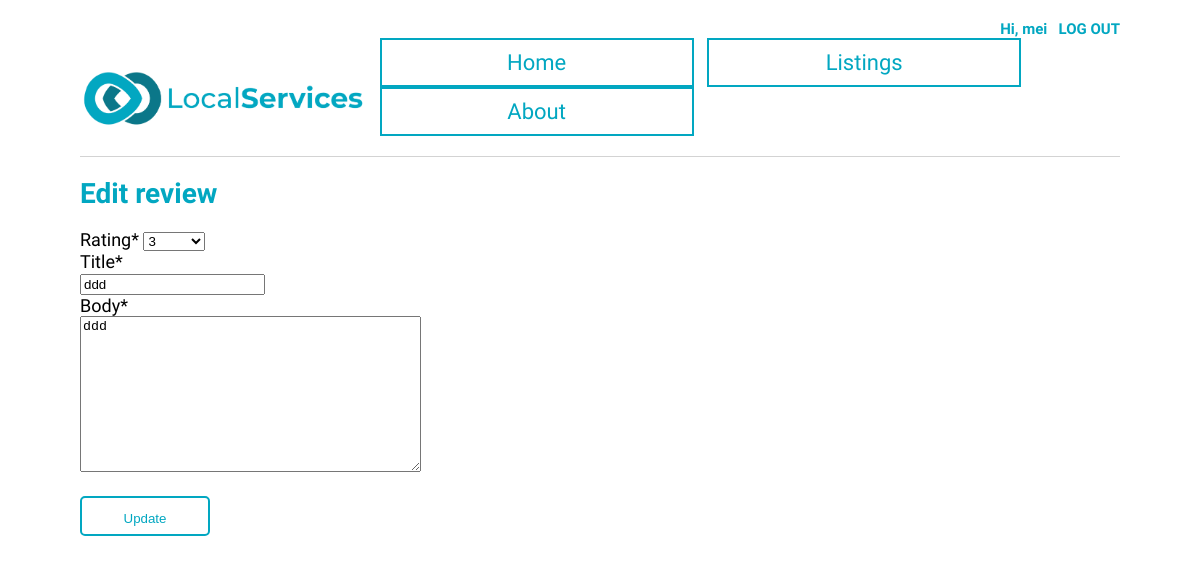
Page /review/11/edit (signed in) on the earlier database version.
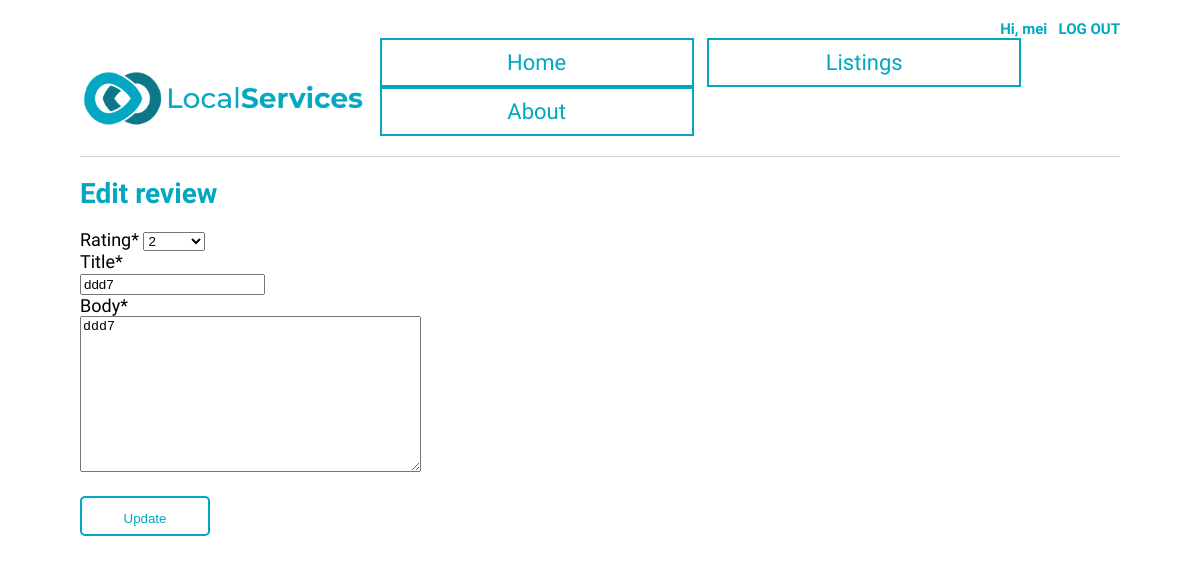
Same page on the later database version.
### LocalServicesBoard/models.py (models this page shows, shortened)
class Review (models.Model):
    classified = models.ForeignKey(Classified, on_delete=models.CASCADE, null=True)
    author = models.ForeignKey(settings.AUTH_USER_MODEL, on_delete=models.CASCADE)
    rating = models.IntegerField(choices=[(i, i) for i in range(1, 6, 1)])
    title = models.CharField(max_length=100)
    body = models.TextField(max_length=300)
    date = models.DateTimeField(default=datetime.now, blank=True)

### LocalServicesBoard/views.py (the view, shortened to what this page needs)
# urls.py: path("review/<int:pk>/edit", ReviewUpdateView.as_view(), name = "review_edit" ),
class ReviewUpdateView(LoginRequiredMixin, UserPassesTestMixin, UpdateView):
    model = Review
    fields = (
        "rating",
        "title",
        "body"
    )
    template_name = "Review_edit.html"
    def test_func(self):  # new
        obj = self.get_object()
        return obj.author == self.request.user

### templates/review_edit.html
{% extends "base.html" %}
{% load crispy_forms_tags %}
{% block content %}
<h1>Edit review</h1>
<form action="" method="post">{% csrf_token %}
  {{ form|crispy }}
  <button type="submit">Update</button>
</form>
{% endblock content %}

Differences in the rows shown:
changed Review: rating "3" → "2"; title "ddd" → "ddd7"; body "ddd" → "ddd7"
